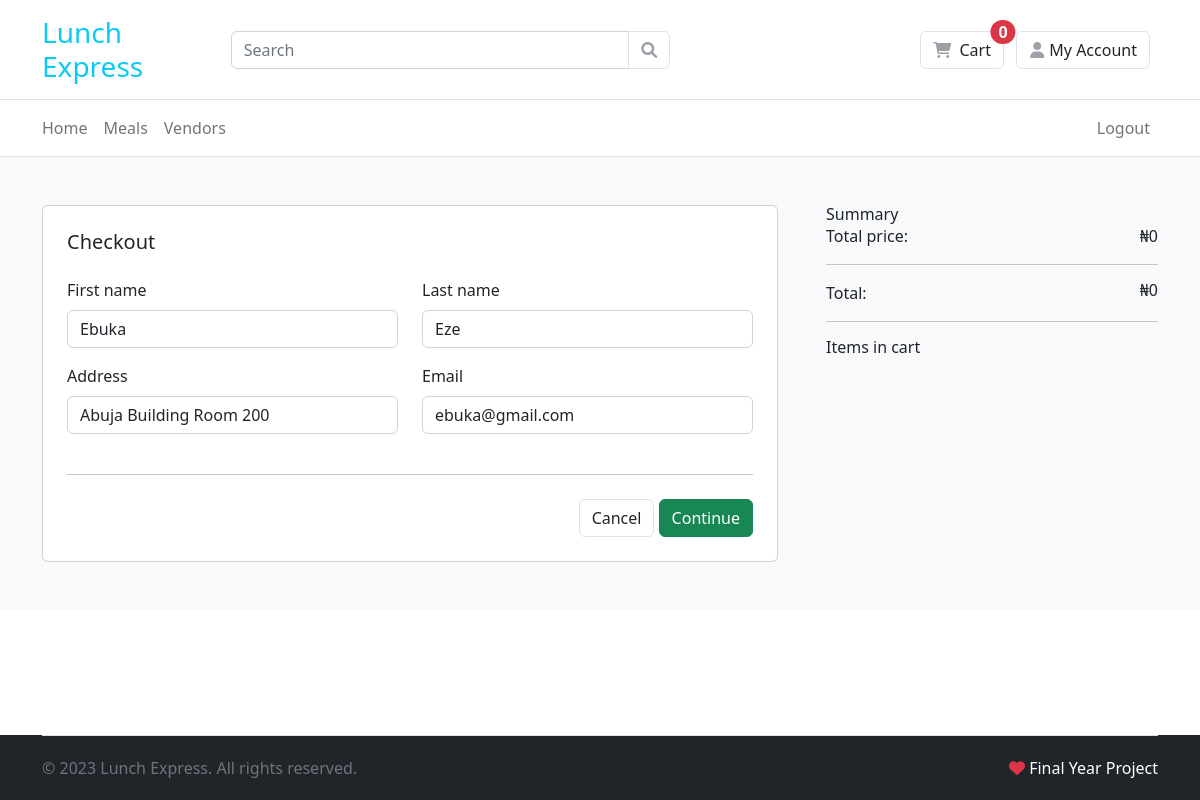
Screenshot of /orders/create/ (signed in) with the database file from the repository.
### accounts/models.py (models this page shows, shortened)
class User(AbstractUser):
    is_vendor = models.BooleanField(default=False)
    is_customer = models.BooleanField(default=False)

class Customer(models.Model):
    user = models.OneToOneField(
        User,
        on_delete=models.CASCADE,
        null=True,
        related_name='customer')
    phone_number = models.CharField(
        max_length=20, blank=True, null=True)
    image = models.ImageField(
        upload_to='customer/images', blank=True, null=True)
    address = models.CharField(
        max_length=250, blank=True, null=True)

### orders/views.py (the view)
# urls.py: path('create/', views.order_create, name='create'),
def order_create(request):
    cart = Cart(request)
    if request.method == 'POST':
        form = OrderCreateForm(request.POST)
        if form.is_valid():
            order = form.save(commit=False)
            if request.user.is_authenticated:
                order.user = request.user
            order.save()
            request.session['order_id'] = order.id
            total_calories = 0
            total_protein = 0
            total_carbohydrates = 0
            total_fats = 0
            total_vitamins = 0
            total_minerals = 0
            total_fiber = 0
            for item in cart:
                product = item['product']
                quantity = item['quantity']
                total_calories += product.calories * quantity
                total_protein += product.protein * quantity
                total_carbohydrates += product.carbohydrates * quantity
                total_fats += product.fats * quantity
                total_vitamins += product.vitamins * quantity
                total_minerals += product.minerals * quantity
                total_fiber += product.fiber * quantity
                if request.user.is_authenticated:
                    OrderItem.objects.create(
                        order=order,
                        product=product,
                        price=item['price'],
                        user=request.user,
                        vendor=product.vendor.vendor,
                        quantity=quantity)
                    order.vendors.add(product.vendor.vendor)
                else:
                    OrderItem.objects.create(
                        order=order,
                        product=product,
                        price=item['price'],
                        vendor=product.vendor.vendor,
                        quantity=quantity)
                    order.vendors.add(product.vendor.vendor)
            lecturer = request.user.customer
            preference, created = LecturerPreference.objects.get_or_create(lecturer=lecturer)
            preferred_calories = int(preference.preferred_calories) if preference.preferred_calories else 0
            preferred_protein = int(preference.preferred_protein) if preference.preferred_protein else 0
            preferred_carbohydrates = int(preference.preferred_carbohydrates) if preference.preferred_carbohydrates else 0
            preferred_fats = int(preference.preferred_fats) if preference.preferred_fats else 0
            preferred_vitamins = int(preference.preferred_vitamins) if preference.preferred_vitamins else 0
            preferred_minerals = int(preference.preferred_minerals) if preference.preferred_minerals else 0
            preferred_fiber = int(preference.preferred_fiber) if preference.preferred_fiber else 0
            preference.preferred_calories = (preferred_calories + total_calories) // 2
            preference.preferred_protein = (preferred_protein + total_protein) // 2
            preference.preferred_carbohydrates = (preferred_carbohydrates + total_carbohydrates) // 2
            preference.preferred_fats = (preferred_fats + total_fats) // 2
            preference.preferred_vitamins = (preferred_vitamins + total_vitamins) // 2
            preference.preferred_minerals = (preferred_minerals + total_minerals) // 2
            preference.preferred_fiber = (preferred_fiber + total_fiber) // 2
            preference.save()
            cart.clear()
            return redirect('orders:confirm_order')
    else:
        form = OrderCreateForm()
        if request.user.is_authenticated:
            initial_data = {
                'first_name': request.user.first_name,
                'last_name': request.user.last_name,
                'email': request.user.email,
                'address': request.user.customer.address,
                'phone_number': request.user.customer.phone_number,
            }
            form = OrderCreateForm(initial=initial_data)
    return render(request,
                  'orders/create.html',
                  {'cart': cart, 'form': form})

### orders/forms.py
class OrderCreateForm(forms.ModelForm):
    def __init__(self, *args, **kwargs):
        super().__init__(*args, **kwargs)
        self.fields['first_name'].widget.attrs.update(
            {'class': 'form-control'})
        self.fields['last_name'].widget.attrs.update(
            {'class': 'form-control'})
        self.fields['email'].widget.attrs.update(
            {'class': 'form-control'})
        self.fields['address'].widget.attrs.update(
            {'class': 'form-control'})
    class Meta:
        model = Order
        fields = ['first_name', 'last_name', 'email', 'address']

### carts/cart.py (called while the page is built)
    def __len__(self):
        return sum(item['quantity'] for item in self.cart.values())

    def get_total_price(self):
        return sum(Decimal(
            item['price']) * item['quantity'] for item in self.cart.values())

### carts/context_processors.py (called while the page is built)
def cart(request):
    return {'cart': Cart(request)}

### templates/orders/create.html (shortened to what this page needs)
{% extends 'base.html' %}
{% block content %}
<section class="py-5 bg-light">
    <div class="container">
        <div class="row">
            <main class="col-lg-8">
                <article class="card">
                    <form method="post" action="" novalidate>
                        <div class="card-body p-4">
                            <h5 class="mb-4">{% if not request.user.is_authenticated %}Guest {% endif %} Checkout</h5>
                            <div class="row">
                                <div class="col-6 mb-3">
                                    <label for="id_first_name" class="form-label">First name</label>
                                    {{ form.first_name }}
                                </div>
                                <div class="col-6">
                                    <label for="id_last_name" class="form-label">Last name</label>
                                    {{ form.last_name }}
                                </div>
                                <div class="col-6 mb-3">
                                    <label for="id_address" class="form-label">Address</label>
                                    {{ form.address }}
                                </div>
                                <div class="col-6 mb-3">
                                    <label for="id_email" class="form-label">Email</label>
                                    {{ form.email }}
                                </div>
                            </div>
                            <hr class="my-4">
                            <div class="float-end mb-4">
                                <a href="{% url 'carts:cart_detail' %}" class="btn btn-light">Cancel</a>
                                <button type="submit" class="btn btn-success">Continue</button>
                            </div>
                        </div>
                    </form>
                </article>
            </main>
            <aside class="col-lg-4">
                <article class="ms-lg-4 mt-4 mt-lg-0">
                    <h6 class="card-title">Summary</h6>
                    <dl class="d-flex">
                        <dt class="fw-normal">Total price:</dt>
                        <dd class="text-end flex-grow-1 mb-0">&#8358;{{ cart.get_total_price }}</dd>
                    </dl>
                    <hr>
                    <dl class="d-flex">
                        <dt class="fw-normal"> Total: </dt>
                        <dd class="text-end flex-grow-1 mb-0 h6">&#8358;{{ cart.get_total_price }}</dd>
                    </dl>
                    <hr>
                    <h6 class="mb-4">Items in cart</h6>
                </article>
            </aside>
        </div>
    </div>
</section>
{% endblock %}

### static/css/ui.css (style rules this page uses)
.btn-light { background-color: #fff; border-color: #dee2e6; color: #212529 }

### rows the page displays
User: first_name "Ebuka", last_name "Eze", email "ebuka@gmail.com"
Customer: address "Abuja Building Room 200"

### other values shown
{{ cart.get_total_price }} "0"
